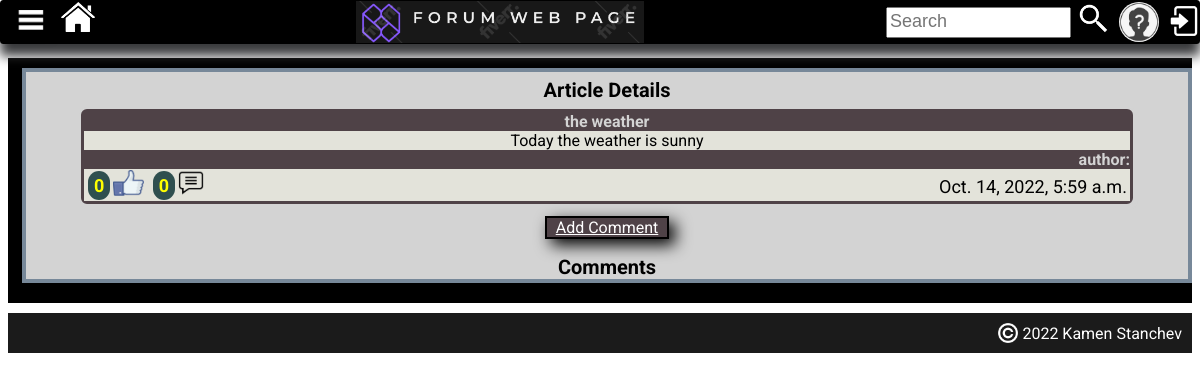
/article-details/1/, run on an earlier commit of the app's database.
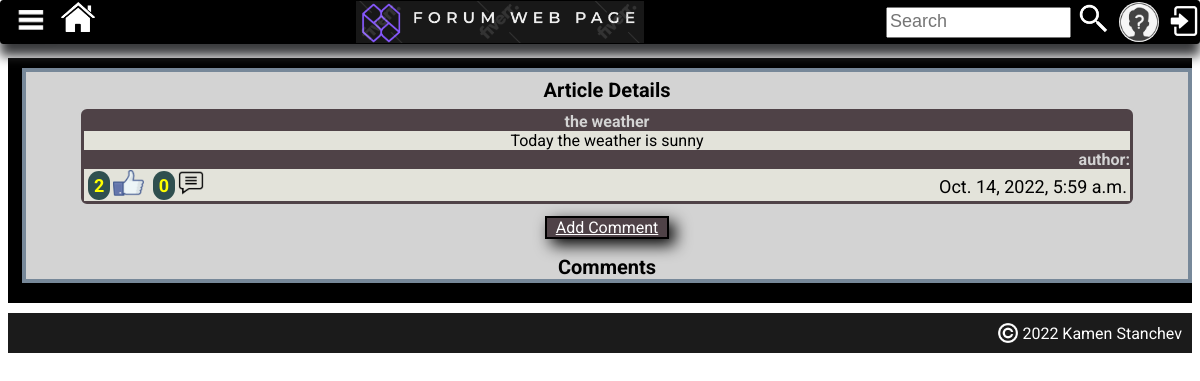
And on a later commit of the database.
### forum_project/main_app/models.py (models this page shows, shortened)
class PostArticle(models.Model):
    title = models.CharField(max_length=30, unique=True)
    content = models.TextField()
    likes = models.IntegerField(default=0)
    date_created = models.DateTimeField(auto_now_add=True)
    topic = models.CharField(max_length=30, choices=topics_choices(), default='NO TOPIC')
    user = models.ForeignKey(User, on_delete=models.CASCADE)
    @property
    def comments(self):
        result = self.articlecomment_set.all()
        return result

### forum_project/main_app/views.py (the view)
# urls.py: path('article-details/<int:pk>/', views.ArticleDetails.as_view(), name='article-details'),
class ArticleDetails(DetailView):
    model = PostArticle
    template_name = 'article-detail.html'
    context_object_name = "article"

### forum_project/main_app/templates/article-detail.html (shortened to what this page needs)
{% extends 'base.html' %}
{% load static %}
{% block page_content %}
    <div class="main-container">
        <div class="central-container">
                <p class="container-name">
                    Article Details
                </p>
            <div class="container-items">
                <p class="topic-title">
                    {{ article.title }}
                </p>
                <p class="topic-content">
                    {{ article.content }}
                </p>
                <p class="topic-author">
                    author: {{ article.user.first_name }} {{ article.user.last_name }}
                </p>
                <div class="status-topic">
                    <div class="status-data-left" style="background-color: darkslategrey">{{ article.likes }}</div>
                        <a href="{% url 'likes' article.id %}"><img class="like-button" src="{% static 'icons/like.png' %}"></a>
                    <div class="status-data-left" style="background-color: darkslategrey">{{ article.comments|length }}</div>
                        <a href="{% url 'article-details' article.id %}"><img class="like-button" src="{% static 'icons/comment-black.png' %}"></a>
                    <div class="status-data-right">{{ article.date_created }}</div>
                </div>
            </div>
            <a href="{% url 'create-comment' article.pk %}"
                    style="
                    width: 120px;
                    margin: 10px 0;
                    align-self: center;
                    border: black 2px solid;
                    background-color: #4F4247;
                    color: white;
                    text-align: center;
                    box-shadow: black 6px 6px 16px;
            "
            >Add Comment</a>
             <p class="container-name">
                    Comments
                </p>
        </div>
    </div>
{% endblock %}

### templates/base.html (shortened to what this page needs)
{% load static %}
<!DOCTYPE html>
<html lang="en">
    <head>
        <link rel="stylesheet" type="text/css" href="{% static 'css/main.css' %}"/>
        <link rel="stylesheet" type="text/css" href="{% static 'css/navbar.css' %}"/>
        <link rel="stylesheet" type="text/css" href="{% static 'css/container.css' %}"/>
        <link rel="stylesheet" type="text/css" href="{% static 'css/profile-container.css' %}"/>
        <link rel="stylesheet" type="text/css" href="{% static 'css/topics.css' %}"/>
        <link rel="stylesheet" type="text/css" href="{% static 'css/footer.css' %}"/>
    </head>
    <body>
        <div class="navbar">
                <div class="left-side">
                    <div class="dropdown">
                      <span><img class="hamburger-menu-icon"
                         src="{% static 'icons/hamburger-menu.png' %}" alt="NO IMAGE, NO IMAGE, NO IMAGE"></span>
                    </div>
                    <a href="{% url 'home' %}"><img class="home-icon"
                         src="{% static 'icons/home-icon1.png' %}"></a>
                </div>
                <div class="central-side">
                    <img class="logo" src="{% static 'images/logo.PNG' %}">
                </div>
                <div class="right-side">
                    <input class="search-bar" type="text" placeholder="Search">
                    <button class="search-button"><img class="search-button-icon" src="{% static 'icons/search-button.png' %}"></button>
                    {% if user.is_authenticated %}
                        <img class="current-user-image" src="{{ user.profile.profile_img.url }}">
                        <a href="{% url 'logout' %}"><img class="login-logout-link" src="{% static 'icons/logout-icon1.png' %}"></a>
                    {% else %}
                        <img class="current-user-image"
                            src="{% static 'images/no-profile-image.jfif' %}">
                        <a href="{% url 'login' %}"><img class="login-logout-link" src="{% static 'icons/login-icon.png' %}"></a>
                    {% endif %}
                </div>
        </div>
        <div class="container">
            {% block page_content %}
            {% endblock %}
        </div>
        <footer>
            <span class="copyright-content">
                <img class="copyright-symbol" src="{% static 'icons/copyright.png'%}">
                    2022 Kamen Stanchev
            </span>
</footer>
    </body>
</html>

### static/css/main.css (style rules this page uses)
body { padding-top: 5px; font-family: 'Roboto', sans-serif; }
p { margin: 0; }
footer { background-color: #1b1b1b; left: 0; right: 0; bottom: 0; height: 40px; margin-top: 10px; }

### static/css/navbar.css (style rules this page uses)
.dropdown { position: relative; display: inline-block; }
.hamburger-menu-icon { height: 60px; margin-top: -12px; }
.navbar { display: flex; background-color: gray; height: 42px; font-weight: bolder; font-size: 19px; color: white; border: black 1px solid; border-radius: 3px; box-shadow: #38393b 0 12px 12px; position: fixed; top: 0; left: 0; right: 0; }
.left-side { display: flex; flex: 1; background-color: black; padding-top: 1px; }
.home-icon { height: 30px; margin-bottom: 12px; }
.search-button { border: none; background-color: black; cursor: pointer; height: 33px; }
.central-side { display: flex; flex: 3; min-width: 250px; background-color: black; justify-content: center; }
.logo { height: 100%; }
.right-side { display: flex; flex:2; background-color: black; justify-content: flex-end; }
.search-bar { height: 25px; margin-top: 6px; }
.search-bar::placeholder { font-size: 18px; }
.search-button-icon { height: 33px; background-color: black; border: none; }
.current-user-image { height: 40px; width: 40px; object-fit: cover; margin-top: 1px; margin-left: 3px; border-radius: 25px; flex-shrink: 0; }
.login-logout-link { height: 30px; width: 30px; margin-left: 10px; margin-top: 5px; flex-shrink: 1; }

### static/css/container.css (style rules this page uses)
.main-container { display: flex; flex-direction: row; min-height: 80%; padding-top: 10px; padding-bottom: 20px; margin-top: 45px; background-color: black; }
.container-name { text-align: center; font-size: 20px; font-weight: bolder; margin-top: 6px; }
.central-container { display: flex; overflow-y: scroll; flex-direction: column; background-color: lightgrey; flex: 3; border-style: solid; border-color: lightslategray; border-width: 4px; margin-left: 14px; max-height: 700px; }
.container-items { width: 90%; border-radius: 8px; background-color: #4F4247; color: lightgrey; margin-left: auto; margin-right: auto; margin-top: 5px; padding: 3px; border: 2px solid; box-shadow: 2px 2px 2px; text-align: center; }
.topic-title { font-weight: bold; }
.topic-content { font-size: 16px; color: black; background-color: #e3e3da; }
.topic-author { font-weight: bolder; text-align: right; margin: 0; padding: 0; }
.status-topic { display: flex; flex-direction: row; font-size: 18px; color: black; background-color: #e3e3da; }
.status-data-left { margin-top: 2px; margin-bottom: 1px; margin-left: 4px; padding: 4px 6px; background-color: black; border-radius: 12px; color: yellow; font-weight: bolder; }
.like-button { height: 26px; margin-right: 5px; margin-left: 3px; margin-top: 1px; }
.status-data-right { margin-top: 7px; margin-right: 3px; flex: 1; text-align: right; }

### static/css/footer.css (style rules this page uses)
.copyright-content { color: white; float: right; margin-top: 10px; margin-right: 10px; }
.copyright-symbol { height: 20px; vertical-align: bottom; }

What changed in the data, as far as the page shows it:
changed PostArticle "the weather": likes "0" → "2"
